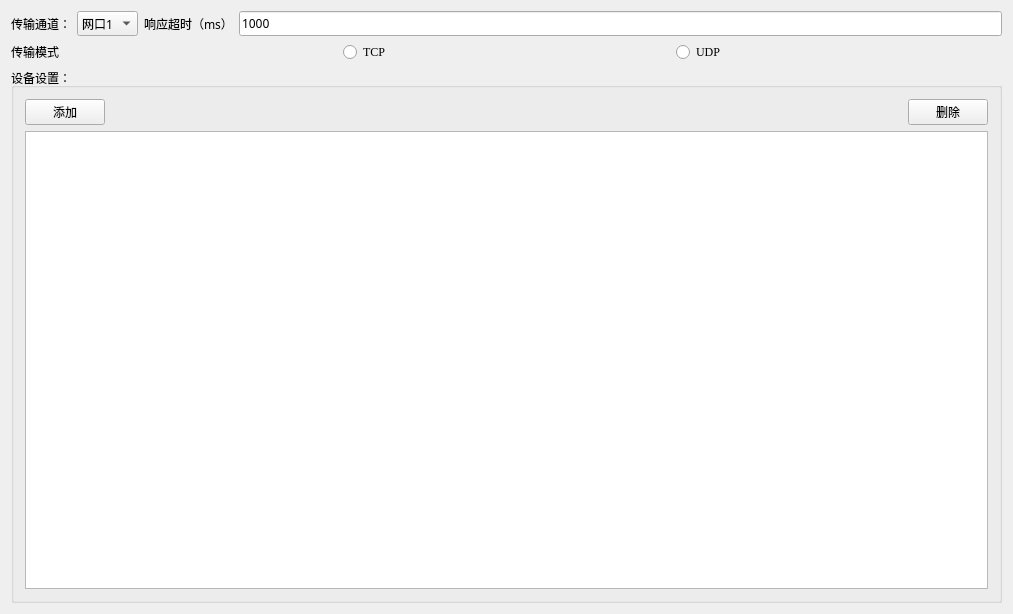
<?xml version="1.0" encoding="UTF-8"?>
<ui version="4.0">
 <class>QtWidgetsClass</class>
 <widget class="QWidget" name="QtWidgetsClass">
  <property name="geometry">
   <rect>
    <x>0</x>
    <y>0</y>
    <width>1013</width>
    <height>614</height>
   </rect>
  </property>
  <property name="windowTitle">
   <string>QtWidgetsClass</string>
  </property>
  <layout class="QVBoxLayout" name="verticalLayout_2">
   <item>
    <layout class="QHBoxLayout" name="horizontalLayout">
     <item>
      <widget class="QLabel" name="label">
       <property name="font">
        <font>
         <family>新宋体</family>
         <pointsize>9</pointsize>
        </font>
       </property>
       <property name="text">
        <string>传输通道：</string>
       </property>
      </widget>
     </item>
     <item>
      <widget class="QComboBox" name="comboBox">
       <property name="font">
        <font>
         <family>宋体</family>
         <pointsize>9</pointsize>
        </font>
       </property>
       <item>
        <property name="text">
         <string>网口1</string>
        </property>
       </item>
       <item>
        <property name="text">
         <string>网口2</string>
        </property>
       </item>
       <item>
        <property name="text">
         <string>网口3</string>
        </property>
       </item>
      </widget>
     </item>
     <item>
      <widget class="QLabel" name="label_2">
       <property name="font">
        <font>
         <family>宋体</family>
         <pointsize>9</pointsize>
        </font>
       </property>
       <property name="text">
        <string>响应超时（ms）</string>
       </property>
      </widget>
     </item>
     <item>
      <widget class="QLineEdit" name="lineEdit">
       <property name="font">
        <font>
         <family>宋体</family>
         <pointsize>9</pointsize>
        </font>
       </property>
       <property name="text">
        <string>1000</string>
       </property>
      </widget>
     </item>
    </layout>
   </item>
   <item>
    <layout class="QHBoxLayout" name="horizontalLayout_2">
     <item>
      <widget class="QLabel" name="label_3">
       <property name="font">
        <font>
         <family>Agency FB</family>
         <pointsize>9</pointsize>
        </font>
       </property>
       <property name="text">
        <string>传输模式</string>
       </property>
      </widget>
     </item>
     <item>
      <widget class="QRadioButton" name="radioButton">
       <property name="font">
        <font>
         <family>Times New Roman</family>
         <pointsize>9</pointsize>
        </font>
       </property>
       <property name="text">
        <string>TCP</string>
       </property>
      </widget>
     </item>
     <item>
      <widget class="QRadioButton" name="radioButton_2">
       <property name="font">
        <font>
         <family>Times New Roman</family>
         <pointsize>9</pointsize>
        </font>
       </property>
       <property name="text">
        <string>UDP</string>
       </property>
      </widget>
     </item>
    </layout>
   </item>
   <item>
    <widget class="QGroupBox" name="groupBox">
     <property name="title">
      <string>设备设置：</string>
     </property>
     <layout class="QGridLayout" name="gridLayout">
      <item row="0" column="0">
       <layout class="QVBoxLayout" name="verticalLayout">
        <item>
         <layout class="QHBoxLayout" name="horizontalLayout_3">
          <item>
           <widget class="QPushButton" name="pushButton">
            <property name="font">
             <font>
              <family>Agency FB</family>
              <pointsize>9</pointsize>
             </font>
            </property>
            <property name="text">
             <string>添加</string>
            </property>
           </widget>
          </item>
          <item>
           <spacer name="horizontalSpacer">
            <property name="orientation">
             <enum>Qt::Horizontal</enum>
            </property>
            <property name="sizeHint" stdset="0">
             <size>
              <width>978</width>
              <height>20</height>
             </size>
            </property>
           </spacer>
          </item>
          <item>
           <widget class="QPushButton" name="pushButton_2">
            <property name="text">
             <string>删除</string>
            </property>
           </widget>
          </item>
         </layout>
        </item>
        <item>
         <widget class="QTableWidget" name="tableWidget">
          <property name="font">
           <font>
            <family>宋体</family>
           </font>
          </property>
         </widget>
        </item>
       </layout>
      </item>
     </layout>
    </widget>
   </item>
  </layout>
 </widget>
 <layoutdefault spacing="6" margin="11"/>
 <resources/>
 <connections/>
</ui>
